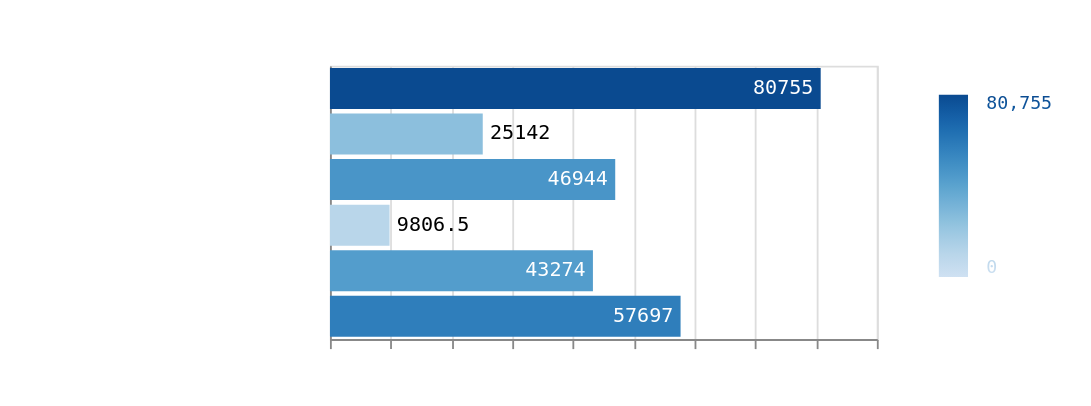

Express this chart as Vega-Lite.
### Vega-Lite specification from a JSON file in a GitHub repository (floating-point values rounded to 4 significant figures)
{"$schema": "https://vega.github.io/schema/vega-lite/v5.json", "description": "3DMark Benchmark", "height": 150, "config": {"axis": {"gridColor": "var(--color-line-secondary)"}, "style": {"guide-label": {"font": "'JetBrains Mono', monospace", "fill": "var(--color-text-emphasis)"}, "guide-title": {"font": "'JetBrains Mono', monospace", "fill": "var(--color-text-emphasis)"}, "group-title": {"font": "'JetBrains Mono', monospace", "fill": "var(--color-text-emphasis)"}, "group-subtitle": {"font": "'JetBrains Mono', monospace", "fontStyle": "italic", "fill": "var(--color-text-primary)"}}, "text": {"font": "'JetBrains Mono', monospace", "fontSize": 11}, "view": {}}, "title": {"text": "3DMark Ice Storm GPU Benchmark", "subtitle": "more is better"}, "data": {"values": [{"name": "Intel HD Graphics 510", "score": 43274}, {"name": "ARM Mali-G52 MP2", "score": 25142}, {"name": "ARM Mali-G52 MP6", "score": 46944}, {"name": "ARM Mali-T860 MP2", "score": 9806.0}, {"name": "NVIDIA Tegra X1 Maxwell", "score": 57697}, {"name": "AMD Radeon RX Vega 3", "score": 80755}]}, "encoding": {"y": {"field": "name", "type": "nominal", "axis": {"ticks": false, "labelPadding": 8, "labelFontWeight": "bold", "labelFontSize": 11}}, "x": {"field": "score", "type": "quantitative", "axis": {"labelSeparation": 10, "labelFlush": false}}}, "layer": [{"mark": {"type": "bar"}, "encoding": {"color": {"field": "score", "type": "quantitative", "scale": {"domainMin": 0}, "legend": {"title": "Score", "titleOrient": "bottom", "gradientLength": 100, "padding": 16, "labelOffset": 10, "tickCount": 1}}}}, {"mark": {"type": "text", "aria": false, "align": {"expr": "datum.score < 30000 ? 'left' : 'right'"}, "dx": {"expr": "datum.score < 30000 ? 4 : -4"}}, "encoding": {"text": {"field": "score", "type": "quantitative"}, "color": {"condition": {"test": {"field": "score", "gt": 30000}, "value": "white"}}}}]}
